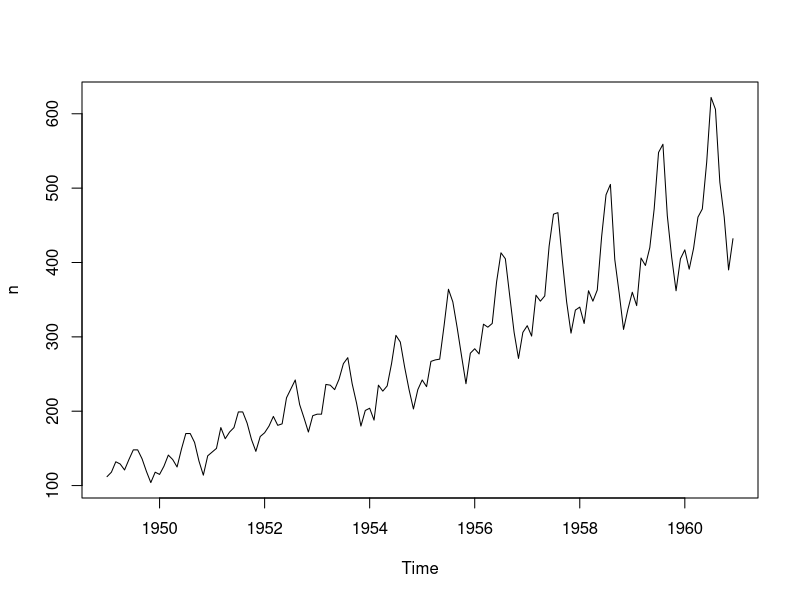
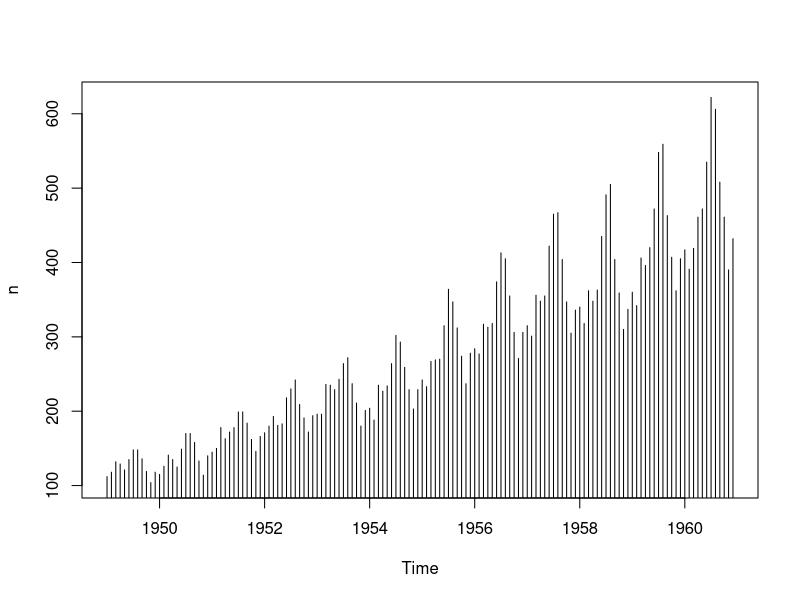

Here is the R script that generated these plots, in order:
#Assigning value to a variable to store in m/m
# 3 ways to do this
x=5
x<-5
5->x

#Creating vectors of data
Name<-c("elon","abraham","jon","sena")
marks<-c(80,92,77,76)
passing_status<-c(TRUE,TRUE,FALSE,FALSE)

#Accessing the 3rd element in marks vector
marks[3]

#Accessing elements in marks vector ranging 2 to 4
marks[2:4]

#Accessing all elements in name vector except 2nd
z=Name[-2]
z

#Creating matrix 
M=matrix(c(2,4,6,8,1,2,3,4,5),nrow=3,ncol=3)
M
# YOU CAN ALSO ADD,SUB,MULTIPLY MATRIX IN SAME WAY
#Taking one more matrix 
N=matrix(c(3,3,4,6,7,8,2,3,1),nrow=3,ncol=3)
N

#Adding 2 matrix
add=M+N
add    
#sub(-),multiplication(*) works in the same way.

#Working on in-built dataset--AirPassengers
AirPassengers

#To check the description, usage, format, & source of this dataset(Airpassangers)
?AirPassengers

#For sake of ease let's assign this dataset to a variable 'n'.
n=AirPassengers
n           

#To check the summary of this dataset
# like min.,1st qu., median, mean, 3rd qu.,max.
summary(n)

#To plot the dataset
plot(n)

#To plot dataset in histogram
plot(n,type='h')

#"p" for points
#"l" for lines
#"b" for both
#"c" for the lines part alone of "b"
#"o" for both 'overplotted'
#"s" for stair steps, for more check "base package's plot section"

#print dataset
print(n)

#check dataset type
typeof(n)

#maximum value
max(n)

#minimum value
min(n)

#starting point of dataset
start(n)

#ending point
end(n)

# for first 16 values of dataset
#here n is datset & n=16 is range, you can also take any other variable name 
# other than n of datset.
head(n, n=16)

#for last 10 values of dateset
tail(n, n=10)

#structure of dataset
str(n)

#to check the type of dataset
typeof(n)

#to check the frequency or total no. of observations
frequency(n)

#to check the class of dataset for example time-series, matrix, array....
class(n)

#to view the dataset
View(n)

#position of maximum value
which.max(n)

#position of minimum value
which.min(n)

#length or total no. of elements in a dataset
length(n)

#cycle of dataset for example in airpassengers dataset jan is showing
#from 1949 to 1960, means 1 will be shown in jan 1949, in jan 1950..
#till jan 1960. same the case with feb to dec.
cycle(n)

# CHECK THE HELP SECTION FOR EXACT DESCRIPTION.


